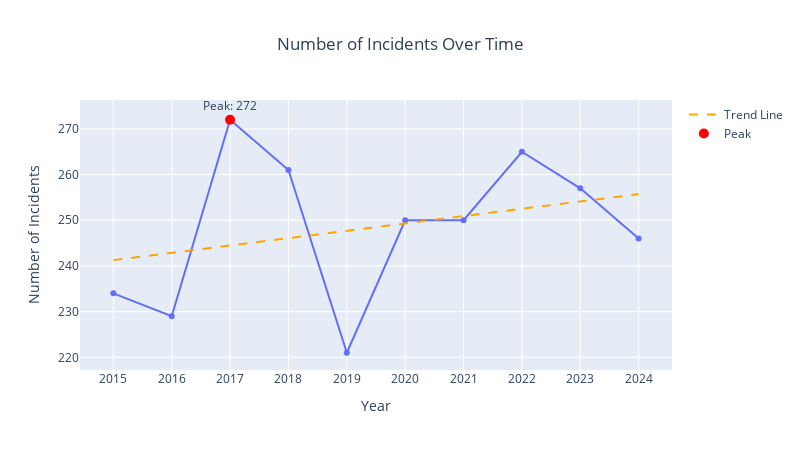

Write notebook code for a chart like this one.
### Markdown cell above
### **2.1. 🕶Cybersecurity Incidents Over the Years**🕶
#### **2.1.1. Number of incidents overtime:**

### Code cell
incident_trends = cybersec_cleaned.groupby('Year', observed=False).size().reset_index(name='Incident Count')
x = incident_trends['Year']
y = incident_trends['Incident Count']
coef = np.polyfit(x, y, 1)
trend = np.poly1d(coef)
incident_trends['Trend'] = trend(x)

# Find peak point
max_idx = incident_trends['Incident Count'].idxmax()
max_year = incident_trends.loc[max_idx, 'Year']
max_value = incident_trends.loc[max_idx, 'Incident Count']

fig = px.line(incident_trends, x='Year', y='Incident Count',
              title='Number of Incidents Over Time',
              labels={'Year': 'Year', 'Incident Count': 'Number of Incidents'},
              markers=True)

# Insert Tendency line
fig.add_trace(go.Scatter(
    x=incident_trends['Year'],
    y=incident_trends['Trend'],
    mode='lines',
    name='Trend Line',
    line=dict(color='orange', dash='dash')
))

# Insert Peak
fig.add_trace(go.Scatter(
    x=[max_year],
    y=[max_value],
    mode='markers+text',
    name='Peak',
    marker=dict(color='red', size=10),
    text=[f"Peak: {max_value}"],
    textposition='top center'
))
fig.update_layout(title_x=0.5, xaxis=dict(tickmode='linear'), width=800, height=450)
fig.show()

### Figure 1 — Plotly figure (JSON) as saved in the notebook; plotly's stock layout.template omitted (floating-point values rounded to 4 significant figures)
{"data": [{"hovertemplate": "Year=%{x}<br>Number of Incidents=%{y}<extra></extra>", "legendgroup": "", "line": {"color": "#636efa", "dash": "solid"}, "marker": {"symbol": "circle"}, "mode": "lines+markers", "name": "", "orientation": "v", "showlegend": false, "type": "scatter", "x": [2015, 2016, 2017, 2018, 2019, 2020, 2021, 2022, 2023, 2024], "xaxis": "x", "y": [234, 229, 272, 261, 221, 250, 250, 265, 257, 246], "yaxis": "y"}, {"line": {"color": "orange", "dash": "dash"}, "mode": "lines", "name": "Trend Line", "type": "scatter", "x": [2015, 2016, 2017, 2018, 2019, 2020, 2021, 2022, 2023, 2024], "y": [241.3, 242.9, 244.5, 246.1, 247.7, 249.3, 250.9, 252.5, 254.1, 255.7]}, {"marker": {"color": "red", "size": 10}, "mode": "markers+text", "name": "Peak", "text": ["Peak: 272"], "textposition": "top center", "type": "scatter", "x": [2017], "y": [272]}], "layout": {"height": 450, "legend": {"tracegroupgap": 0}, "title": {"text": "Number of Incidents Over Time", "x": 0.5}, "width": 800, "xaxis": {"anchor": "y", "domain": [0, 1], "tickmode": "linear", "title": {"text": "Year"}}, "yaxis": {"anchor": "x", "domain": [0, 1], "title": {"text": "Number of Incidents"}}}}
